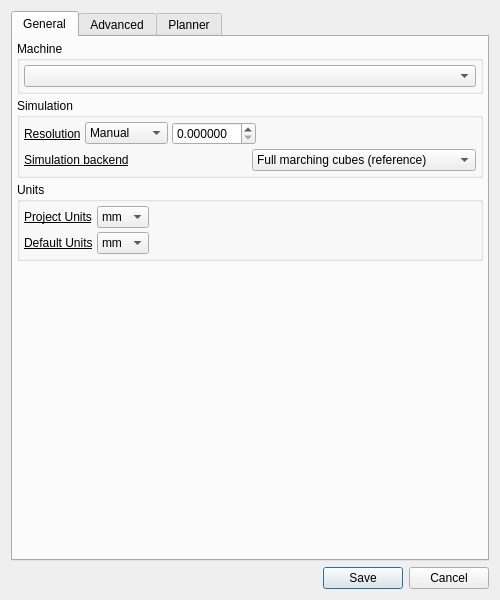
<?xml version="1.0" encoding="UTF-8"?>
<ui version="4.0">
 <class>SettingsDialog</class>
 <widget class="QDialog" name="SettingsDialog">
  <property name="geometry">
   <rect>
    <x>0</x>
    <y>0</y>
    <width>500</width>
    <height>600</height>
   </rect>
  </property>
  <property name="minimumSize">
   <size>
    <width>500</width>
    <height>600</height>
   </size>
  </property>
  <property name="maximumSize">
   <size>
    <width>500</width>
    <height>600</height>
   </size>
  </property>
  <property name="windowTitle">
   <string>Settings</string>
  </property>
  <layout class="QVBoxLayout" name="verticalLayout_3">
   <item>
    <widget class="QTabWidget" name="tabWidget">
     <property name="currentIndex">
      <number>0</number>
     </property>
     <widget class="QWidget" name="generalTab">
      <attribute name="title">
       <string>General</string>
      </attribute>
      <layout class="QVBoxLayout" name="verticalLayout_4">
       <property name="spacing">
        <number>4</number>
       </property>
       <property name="leftMargin">
        <number>4</number>
       </property>
       <property name="topMargin">
        <number>4</number>
       </property>
       <property name="rightMargin">
        <number>4</number>
       </property>
       <property name="bottomMargin">
        <number>4</number>
       </property>
       <item>
        <widget class="QGroupBox" name="groupBox_4">
         <property name="title">
          <string>Machine</string>
         </property>
         <layout class="QHBoxLayout" name="horizontalLayout_2">
          <property name="spacing">
           <number>4</number>
          </property>
          <property name="leftMargin">
           <number>4</number>
          </property>
          <property name="topMargin">
           <number>4</number>
          </property>
          <property name="rightMargin">
           <number>4</number>
          </property>
          <property name="bottomMargin">
           <number>4</number>
          </property>
          <item>
           <widget class="QComboBox" name="machineComboBox"/>
          </item>
         </layout>
        </widget>
       </item>
       <item>
        <widget class="QGroupBox" name="groupBox">
         <property name="font">
          <font>
           <weight>50</weight>
           <bold>false</bold>
          </font>
         </property>
         <property name="title">
          <string>Simulation</string>
         </property>
         <layout class="QVBoxLayout" name="verticalLayout_2">
          <property name="spacing">
           <number>4</number>
          </property>
          <property name="leftMargin">
           <number>4</number>
          </property>
          <property name="topMargin">
           <number>4</number>
          </property>
          <property name="rightMargin">
           <number>4</number>
          </property>
          <property name="bottomMargin">
           <number>4</number>
          </property>
          <item>
           <layout class="QGridLayout" name="gridLayout_2">
            <item row="0" column="3">
             <spacer name="horizontalSpacer">
              <property name="orientation">
               <enum>Qt::Horizontal</enum>
              </property>
              <property name="sizeHint" stdset="0">
               <size>
                <width>13</width>
                <height>17</height>
               </size>
              </property>
             </spacer>
            </item>
            <item row="0" column="2">
             <widget class="QDoubleSpinBox" name="resolutionDoubleSpinBox">
              <property name="sizePolicy">
               <sizepolicy hsizetype="Maximum" vsizetype="Fixed">
                <horstretch>0</horstretch>
                <verstretch>0</verstretch>
               </sizepolicy>
              </property>
              <property name="maximumSize">
               <size>
                <width>100</width>
                <height>16777215</height>
               </size>
              </property>
              <property name="toolTip">
               <string>Renderer resolution</string>
              </property>
              <property name="decimals">
               <number>6</number>
              </property>
             </widget>
            </item>
            <item row="0" column="1">
             <widget class="QComboBox" name="resolutionComboBox">
              <property name="sizePolicy">
               <sizepolicy hsizetype="Fixed" vsizetype="Fixed">
                <horstretch>0</horstretch>
                <verstretch>0</verstretch>
               </sizepolicy>
              </property>
              <property name="toolTip">
               <string>Renderer resolution presets</string>
              </property>
              <item>
               <property name="text">
                <string>Manual</string>
               </property>
              </item>
              <item>
               <property name="text">
                <string>Low</string>
               </property>
              </item>
              <item>
               <property name="text">
                <string>Medium</string>
               </property>
              </item>
              <item>
               <property name="text">
                <string>High</string>
               </property>
              </item>
              <item>
               <property name="text">
                <string>Very High</string>
               </property>
              </item>
             </widget>
            </item>
            <item row="0" column="0">
             <widget class="QLabel" name="label_25">
              <property name="font">
               <font>
                <weight>50</weight>
                <bold>false</bold>
                <underline>true</underline>
               </font>
              </property>
              <property name="text">
               <string>Resolution</string>
              </property>
             </widget>
            </item>
           </layout>
          </item>
          <item>
           <layout class="QHBoxLayout" name="simulationBackendLayout">
            <item>
             <widget class="QLabel" name="simulationBackendLabel">
              <property name="font">
               <font>
                <underline>true</underline>
               </font>
              </property>
              <property name="text">
               <string>Simulation backend</string>
              </property>
             </widget>
            </item>
            <item>
             <widget class="QComboBox" name="simulationBackendComboBox">
              <property name="toolTip">
               <string>Auto uses the fast dexel simulator when its strict safety checks pass, otherwise it uses full marching cubes.</string>
              </property>
              <item>
               <property name="text">
                <string>Full marching cubes (reference)</string>
               </property>
              </item>
              <item>
               <property name="text">
                <string>Auto (fast dexel when safe)</string>
               </property>
              </item>
             </widget>
            </item>
           </layout>
          </item>
         </layout>
        </widget>
       </item>
       <item>
        <widget class="QGroupBox" name="groupBox_2">
         <property name="font">
          <font>
           <weight>50</weight>
           <bold>false</bold>
          </font>
         </property>
         <property name="title">
          <string>Units</string>
         </property>
         <layout class="QVBoxLayout" name="verticalLayout">
          <property name="spacing">
           <number>4</number>
          </property>
          <property name="leftMargin">
           <number>4</number>
          </property>
          <property name="topMargin">
           <number>4</number>
          </property>
          <property name="rightMargin">
           <number>4</number>
          </property>
          <property name="bottomMargin">
           <number>4</number>
          </property>
          <item>
           <layout class="QGridLayout" name="gridLayout">
            <item row="0" column="0">
             <widget class="QLabel" name="label_26">
              <property name="font">
               <font>
                <weight>50</weight>
                <bold>false</bold>
                <underline>true</underline>
               </font>
              </property>
              <property name="text">
               <string>Project Units</string>
              </property>
             </widget>
            </item>
            <item row="0" column="1">
             <widget class="QComboBox" name="unitsComboBox">
              <item>
               <property name="text">
                <string>mm</string>
               </property>
              </item>
              <item>
               <property name="text">
                <string>inch</string>
               </property>
              </item>
             </widget>
            </item>
            <item row="1" column="0">
             <widget class="QLabel" name="label_27">
              <property name="font">
               <font>
                <weight>50</weight>
                <bold>false</bold>
                <underline>true</underline>
               </font>
              </property>
              <property name="text">
               <string>Default Units</string>
              </property>
             </widget>
            </item>
            <item row="1" column="1">
             <widget class="QComboBox" name="defaultUnitsComboBox">
              <item>
               <property name="text">
                <string>mm</string>
               </property>
              </item>
              <item>
               <property name="text">
                <string>inch</string>
               </property>
              </item>
             </widget>
            </item>
            <item row="0" column="2">
             <spacer name="horizontalSpacer_2">
              <property name="orientation">
               <enum>Qt::Horizontal</enum>
              </property>
              <property name="sizeHint" stdset="0">
               <size>
                <width>13</width>
                <height>17</height>
               </size>
              </property>
             </spacer>
            </item>
           </layout>
          </item>
         </layout>
        </widget>
       </item>
       <item>
        <spacer name="verticalSpacer">
         <property name="orientation">
          <enum>Qt::Vertical</enum>
         </property>
         <property name="sizeHint" stdset="0">
          <size>
           <width>20</width>
           <height>63</height>
          </size>
         </property>
        </spacer>
       </item>
      </layout>
     </widget>
     <widget class="QWidget" name="advancedTab">
      <attribute name="title">
       <string>Advanced</string>
      </attribute>
      <layout class="QVBoxLayout" name="verticalLayout_5">
       <property name="spacing">
        <number>4</number>
       </property>
       <property name="leftMargin">
        <number>4</number>
       </property>
       <property name="topMargin">
        <number>4</number>
       </property>
       <property name="rightMargin">
        <number>4</number>
       </property>
       <property name="bottomMargin">
        <number>4</number>
       </property>
       <item>
        <widget class="QGroupBox" name="simulationGroupBox">
         <property name="title">
          <string>Simulation</string>
         </property>
         <layout class="QVBoxLayout" name="verticalLayout_7">
          <item>
           <layout class="QHBoxLayout" name="horizontalLayout">
            <item>
             <widget class="QLabel" name="renderModeLabel">
              <property name="font">
               <font>
                <underline>true</underline>
               </font>
              </property>
              <property name="text">
               <string>Render mode</string>
              </property>
             </widget>
            </item>
            <item>
             <widget class="QComboBox" name="renderModeComboBox">
              <item>
               <property name="text">
                <string>Marching Cubes</string>
               </property>
              </item>
              <item>
               <property name="text">
                <string>Cubical Marching Squares</string>
               </property>
              </item>
             </widget>
            </item>
            <item>
             <spacer name="horizontalSpacer_3">
              <property name="orientation">
               <enum>Qt::Horizontal</enum>
              </property>
              <property name="sizeHint" stdset="0">
               <size>
                <width>40</width>
                <height>20</height>
               </size>
              </property>
             </spacer>
            </item>
           </layout>
          </item>
          <item>
           <widget class="QCheckBox" name="aabbCheckBox">
            <property name="text">
             <string>Show AABB (Axis Aligned Bounding Box)</string>
            </property>
           </widget>
          </item>
          <item>
           <widget class="QCheckBox" name="aabbLeavesCheckBox">
            <property name="text">
             <string>Show AABB leaves only</string>
            </property>
           </widget>
          </item>
         </layout>
        </widget>
       </item>
       <item>
        <spacer name="verticalSpacer_2">
         <property name="orientation">
          <enum>Qt::Vertical</enum>
         </property>
         <property name="sizeHint" stdset="0">
          <size>
           <width>20</width>
           <height>40</height>
          </size>
         </property>
        </spacer>
       </item>
      </layout>
     </widget>
     <widget class="QWidget" name="plannerTab">
      <attribute name="title">
       <string>Planner</string>
      </attribute>
      <layout class="QVBoxLayout" name="verticalLayout_8">
       <item>
        <widget class="QCheckBox" name="plannerEnableCheckBox">
         <property name="text">
          <string>Enable</string>
         </property>
        </widget>
       </item>
       <item>
        <widget class="QGroupBox" name="plannerGroupBox">
         <property name="title">
          <string/>
         </property>
         <property name="flat">
          <bool>true</bool>
         </property>
         <layout class="QVBoxLayout" name="verticalLayout_6">
          <property name="spacing">
           <number>4</number>
          </property>
          <property name="leftMargin">
           <number>4</number>
          </property>
          <property name="topMargin">
           <number>4</number>
          </property>
          <property name="rightMargin">
           <number>4</number>
          </property>
          <property name="bottomMargin">
           <number>4</number>
          </property>
          <item>
           <layout class="QHBoxLayout" name="horizontalLayout_3" stretch="0,0,0,0">
            <item>
             <widget class="QLabel" name="label_34">
              <property name="font">
               <font>
                <underline>true</underline>
               </font>
              </property>
              <property name="text">
               <string>Maximum Deviation</string>
              </property>
             </widget>
            </item>
            <item>
             <widget class="QDoubleSpinBox" name="maxDeviationDoubleSpinBox">
              <property name="decimals">
               <number>3</number>
              </property>
              <property name="minimum">
               <double>0.001000000000000</double>
              </property>
              <property name="maximum">
               <double>100.000000000000000</double>
              </property>
              <property name="singleStep">
               <double>0.001000000000000</double>
              </property>
             </widget>
            </item>
            <item>
             <widget class="QLabel" name="label_35">
              <property name="text">
               <string>mm</string>
              </property>
             </widget>
            </item>
            <item>
             <spacer name="horizontalSpacer_4">
              <property name="orientation">
               <enum>Qt::Horizontal</enum>
              </property>
              <property name="sizeHint" stdset="0">
               <size>
                <width>40</width>
                <height>20</height>
               </size>
              </property>
             </spacer>
            </item>
           </layout>
          </item>
          <item>
           <layout class="QGridLayout" name="gridLayout_8">
            <item row="0" column="0">
             <widget class="QGroupBox" name="groupBox_5">
              <property name="title">
               <string>Max Velocity</string>
              </property>
              <layout class="QGridLayout" name="gridLayout_3" columnstretch="0,0,1">
               <property name="leftMargin">
                <number>4</number>
               </property>
               <property name="topMargin">
                <number>4</number>
               </property>
               <property name="rightMargin">
                <number>4</number>
               </property>
               <property name="bottomMargin">
                <number>4</number>
               </property>
               <property name="spacing">
                <number>4</number>
               </property>
               <item row="1" column="2">
                <widget class="QLabel" name="label_5">
                 <property name="text">
                  <string>m/min</string>
                 </property>
                </widget>
               </item>
               <item row="1" column="0">
                <widget class="QLabel" name="label_3">
                 <property name="font">
                  <font>
                   <underline>true</underline>
                  </font>
                 </property>
                 <property name="text">
                  <string>Y</string>
                 </property>
                </widget>
               </item>
               <item row="0" column="2">
                <widget class="QLabel" name="label_2">
                 <property name="text">
                  <string>m/min</string>
                 </property>
                </widget>
               </item>
               <item row="0" column="1">
                <widget class="QDoubleSpinBox" name="maxVelXDoubleSpinBox">
                 <property name="sizePolicy">
                  <sizepolicy hsizetype="Maximum" vsizetype="Fixed">
                   <horstretch>0</horstretch>
                   <verstretch>0</verstretch>
                  </sizepolicy>
                 </property>
                 <property name="maximumSize">
                  <size>
                   <width>100</width>
                   <height>16777215</height>
                  </size>
                 </property>
                 <property name="maximum">
                  <double>1000000000.000000000000000</double>
                 </property>
                </widget>
               </item>
               <item row="1" column="1">
                <widget class="QDoubleSpinBox" name="maxVelYDoubleSpinBox">
                 <property name="sizePolicy">
                  <sizepolicy hsizetype="Maximum" vsizetype="Fixed">
                   <horstretch>0</horstretch>
                   <verstretch>0</verstretch>
                  </sizepolicy>
                 </property>
                 <property name="maximumSize">
                  <size>
                   <width>100</width>
                   <height>16777215</height>
                  </size>
                 </property>
                 <property name="maximum">
                  <double>1000000000.000000000000000</double>
                 </property>
                </widget>
               </item>
               <item row="3" column="0">
                <widget class="QLabel" name="label_4">
                 <property name="font">
                  <font>
                   <underline>true</underline>
                  </font>
                 </property>
                 <property name="text">
                  <string>Z</string>
                 </property>
                </widget>
               </item>
               <item row="3" column="2">
                <widget class="QLabel" name="label_6">
                 <property name="text">
                  <string>m/min</string>
                 </property>
                </widget>
               </item>
               <item row="0" column="0">
                <widget class="QLabel" name="label">
                 <property name="font">
                  <font>
                   <underline>true</underline>
                  </font>
                 </property>
                 <property name="text">
                  <string>X</string>
                 </property>
                </widget>
               </item>
               <item row="3" column="1">
                <widget class="QDoubleSpinBox" name="maxVelZDoubleSpinBox">
                 <property name="sizePolicy">
                  <sizepolicy hsizetype="Maximum" vsizetype="Fixed">
                   <horstretch>0</horstretch>
                   <verstretch>0</verstretch>
                  </sizepolicy>
                 </property>
                 <property name="maximumSize">
                  <size>
                   <width>100</width>
                   <height>16777215</height>
                  </size>
                 </property>
                 <property name="maximum">
                  <double>1000000000.000000000000000</double>
                 </property>
                </widget>
               </item>
              </layout>
             </widget>
            </item>
            <item row="1" column="0">
             <widget class="QGroupBox" name="groupBox_7">
              <property name="title">
               <string>Max Jerk</string>
              </property>
              <layout class="QGridLayout" name="gridLayout_5" columnstretch="0,0,1" columnminimumwidth="0,0,0">
               <property name="leftMargin">
                <number>4</number>
               </property>
               <property name="topMargin">
                <number>4</number>
               </property>
               <property name="rightMargin">
                <number>4</number>
               </property>
               <property name="bottomMargin">
                <number>4</number>
               </property>
               <property name="spacing">
                <number>4</number>
               </property>
               <item row="1" column="0">
                <widget class="QLabel" name="label_13">
                 <property name="font">
                  <font>
                   <underline>true</underline>
                  </font>
                 </property>
                 <property name="text">
                  <string>Y</string>
                 </property>
                </widget>
               </item>
               <item row="3" column="0">
                <widget class="QLabel" name="label_14">
                 <property name="font">
                  <font>
                   <underline>true</underline>
                  </font>
                 </property>
                 <property name="text">
                  <string>Z</string>
                 </property>
                </widget>
               </item>
               <item row="0" column="0">
                <widget class="QLabel" name="label_15">
                 <property name="font">
                  <font>
                   <underline>true</underline>
                  </font>
                 </property>
                 <property name="text">
                  <string>X</string>
                 </property>
                </widget>
               </item>
               <item row="0" column="1">
                <widget class="QDoubleSpinBox" name="maxJerkXDoubleSpinBox">
                 <property name="sizePolicy">
                  <sizepolicy hsizetype="Maximum" vsizetype="Fixed">
                   <horstretch>0</horstretch>
                   <verstretch>0</verstretch>
                  </sizepolicy>
                 </property>
                 <property name="maximumSize">
                  <size>
                   <width>100</width>
                   <height>16777215</height>
                  </size>
                 </property>
                 <property name="maximum">
                  <double>1000000000.000000000000000</double>
                 </property>
                </widget>
               </item>
               <item row="0" column="2">
                <widget class="QLabel" name="label_16">
                 <property name="text">
                  <string>km/min³</string>
                 </property>
                </widget>
               </item>
               <item row="1" column="1">
                <widget class="QDoubleSpinBox" name="maxJerkYDoubleSpinBox">
                 <property name="sizePolicy">
                  <sizepolicy hsizetype="Maximum" vsizetype="Fixed">
                   <horstretch>0</horstretch>
                   <verstretch>0</verstretch>
                  </sizepolicy>
                 </property>
                 <property name="maximumSize">
                  <size>
                   <width>100</width>
                   <height>16777215</height>
                  </size>
                 </property>
                 <property name="maximum">
                  <double>1000000000.000000000000000</double>
                 </property>
                </widget>
               </item>
               <item row="3" column="1">
                <widget class="QDoubleSpinBox" name="maxJerkZDoubleSpinBox">
                 <property name="sizePolicy">
                  <sizepolicy hsizetype="Maximum" vsizetype="Fixed">
                   <horstretch>0</horstretch>
                   <verstretch>0</verstretch>
                  </sizepolicy>
                 </property>
                 <property name="maximumSize">
                  <size>
                   <width>100</width>
                   <height>16777215</height>
                  </size>
                 </property>
                 <property name="maximum">
                  <double>1000000000.000000000000000</double>
                 </property>
                </widget>
               </item>
               <item row="1" column="2">
                <widget class="QLabel" name="label_17">
                 <property name="text">
                  <string>km/min³</string>
                 </property>
                </widget>
               </item>
               <item row="3" column="2">
                <widget class="QLabel" name="label_18">
                 <property name="text">
                  <string>km/min³</string>
                 </property>
                </widget>
               </item>
              </layout>
             </widget>
            </item>
            <item row="2" column="0">
             <widget class="QGroupBox" name="groupBox_8">
              <property name="title">
               <string>Min Coordinate</string>
              </property>
              <layout class="QGridLayout" name="gridLayout_6" columnstretch="0,0,1" columnminimumwidth="0,0,0">
               <property name="leftMargin">
                <number>4</number>
               </property>
               <property name="topMargin">
                <number>4</number>
               </property>
               <property name="rightMargin">
                <number>4</number>
               </property>
               <property name="bottomMargin">
                <number>4</number>
               </property>
               <property name="spacing">
                <number>4</number>
               </property>
               <item row="1" column="0">
                <widget class="QLabel" name="label_19">
                 <property name="font">
                  <font>
                   <underline>true</underline>
                  </font>
                 </property>
                 <property name="text">
                  <string>Y</string>
                 </property>
                </widget>
               </item>
               <item row="3" column="0">
                <widget class="QLabel" name="label_20">
                 <property name="font">
                  <font>
                   <underline>true</underline>
                  </font>
                 </property>
                 <property name="text">
                  <string>Z</string>
                 </property>
                </widget>
               </item>
               <item row="0" column="0">
                <widget class="QLabel" name="label_21">
                 <property name="font">
                  <font>
                   <underline>true</underline>
                  </font>
                 </property>
                 <property name="text">
                  <string>X</string>
                 </property>
                </widget>
               </item>
               <item row="0" column="1">
                <widget class="QDoubleSpinBox" name="minXDoubleSpinBox">
                 <property name="sizePolicy">
                  <sizepolicy hsizetype="Maximum" vsizetype="Fixed">
                   <horstretch>0</horstretch>
                   <verstretch>0</verstretch>
                  </sizepolicy>
                 </property>
                 <property name="maximumSize">
                  <size>
                   <width>100</width>
                   <height>16777215</height>
                  </size>
                 </property>
                 <property name="minimum">
                  <double>-1000000000.000000000000000</double>
                 </property>
                 <property name="maximum">
                  <double>1000000000.000000000000000</double>
                 </property>
                 <property name="value">
                  <double>0.000000000000000</double>
                 </property>
                </widget>
               </item>
               <item row="0" column="2">
                <widget class="QLabel" name="label_22">
                 <property name="text">
                  <string>mm</string>
                 </property>
                </widget>
               </item>
               <item row="1" column="1">
                <widget class="QDoubleSpinBox" name="minYDoubleSpinBox">
                 <property name="sizePolicy">
                  <sizepolicy hsizetype="Maximum" vsizetype="Fixed">
                   <horstretch>0</horstretch>
                   <verstretch>0</verstretch>
                  </sizepolicy>
                 </property>
                 <property name="maximumSize">
                  <size>
                   <width>100</width>
                   <height>16777215</height>
                  </size>
                 </property>
                 <property name="minimum">
                  <double>-1000000000.000000000000000</double>
                 </property>
                 <property name="maximum">
                  <double>1000000000.000000000000000</double>
                 </property>
                </widget>
               </item>
               <item row="3" column="1">
                <widget class="QDoubleSpinBox" name="minZDoubleSpinBox">
                 <property name="sizePolicy">
                  <sizepolicy hsizetype="Maximum" vsizetype="Fixed">
                   <horstretch>0</horstretch>
                   <verstretch>0</verstretch>
                  </sizepolicy>
                 </property>
                 <property name="maximumSize">
                  <size>
                   <width>100</width>
                   <height>16777215</height>
                  </size>
                 </property>
                 <property name="minimum">
                  <double>-1000000000.000000000000000</double>
                 </property>
                 <property name="maximum">
                  <double>1000000000.000000000000000</double>
                 </property>
                </widget>
               </item>
               <item row="1" column="2">
                <widget class="QLabel" name="label_23">
                 <property name="text">
                  <string>mm</string>
                 </property>
                </widget>
               </item>
               <item row="3" column="2">
                <widget class="QLabel" name="label_24">
                 <property name="text">
                  <string>mm</string>
                 </property>
                </widget>
               </item>
              </layout>
             </widget>
            </item>
            <item row="2" column="1">
             <widget class="QGroupBox" name="groupBox_9">
              <property name="title">
               <string>Max Coordinate</string>
              </property>
              <layout class="QGridLayout" name="gridLayout_7" columnstretch="0,0,1" columnminimumwidth="0,0,0">
               <property name="leftMargin">
                <number>4</number>
               </property>
               <property name="topMargin">
                <number>4</number>
               </property>
               <property name="rightMargin">
                <number>4</number>
               </property>
               <property name="bottomMargin">
                <number>4</number>
               </property>
               <property name="spacing">
                <number>4</number>
               </property>
               <item row="1" column="0">
                <widget class="QLabel" name="label_28">
                 <property name="font">
                  <font>
                   <underline>true</underline>
                  </font>
                 </property>
                 <property name="text">
                  <string>Y</string>
                 </property>
                </widget>
               </item>
               <item row="3" column="0">
                <widget class="QLabel" name="label_29">
                 <property name="font">
                  <font>
                   <underline>true</underline>
                  </font>
                 </property>
                 <property name="text">
                  <string>Z</string>
                 </property>
                </widget>
               </item>
               <item row="0" column="0">
                <widget class="QLabel" name="label_30">
                 <property name="font">
                  <font>
                   <underline>true</underline>
                  </font>
                 </property>
                 <property name="text">
                  <string>X</string>
                 </property>
                </widget>
               </item>
               <item row="0" column="1">
                <widget class="QDoubleSpinBox" name="maxXDoubleSpinBox">
                 <property name="sizePolicy">
                  <sizepolicy hsizetype="Maximum" vsizetype="Fixed">
                   <horstretch>0</horstretch>
                   <verstretch>0</verstretch>
                  </sizepolicy>
                 </property>
                 <property name="maximumSize">
                  <size>
                   <width>100</width>
                   <height>16777215</height>
                  </size>
                 </property>
                 <property name="minimum">
                  <double>-1000000000.000000000000000</double>
                 </property>
                 <property name="maximum">
                  <double>1000000000.000000000000000</double>
                 </property>
                </widget>
               </item>
               <item row="0" column="2">
                <widget class="QLabel" name="label_31">
                 <property name="text">
                  <string>mm</string>
                 </property>
                </widget>
               </item>
               <item row="1" column="1">
                <widget class="QDoubleSpinBox" name="maxYDoubleSpinBox">
                 <property name="sizePolicy">
                  <sizepolicy hsizetype="Maximum" vsizetype="Fixed">
                   <horstretch>0</horstretch>
                   <verstretch>0</verstretch>
                  </sizepolicy>
                 </property>
                 <property name="maximumSize">
                  <size>
                   <width>100</width>
                   <height>16777215</height>
                  </size>
                 </property>
                 <property name="minimum">
                  <double>-1000000000.000000000000000</double>
                 </property>
                 <property name="maximum">
                  <double>1000000000.000000000000000</double>
                 </property>
                </widget>
               </item>
               <item row="3" column="1">
                <widget class="QDoubleSpinBox" name="maxZDoubleSpinBox">
                 <property name="sizePolicy">
                  <sizepolicy hsizetype="Maximum" vsizetype="Fixed">
                   <horstretch>0</horstretch>
                   <verstretch>0</verstretch>
                  </sizepolicy>
                 </property>
                 <property name="maximumSize">
                  <size>
                   <width>100</width>
                   <height>16777215</height>
                  </size>
                 </property>
                 <property name="minimum">
                  <double>-1000000000.000000000000000</double>
                 </property>
                 <property name="maximum">
                  <double>1000000000.000000000000000</double>
                 </property>
                </widget>
               </item>
               <item row="1" column="2">
                <widget class="QLabel" name="label_32">
                 <property name="text">
                  <string>mm</string>
                 </property>
                </widget>
               </item>
               <item row="3" column="2">
                <widget class="QLabel" name="label_33">
                 <property name="text">
                  <string>mm</string>
                 </property>
                </widget>
               </item>
              </layout>
             </widget>
            </item>
            <item row="0" column="1">
             <widget class="QGroupBox" name="groupBox_6">
              <property name="title">
               <string>Max Acceleration</string>
              </property>
              <layout class="QGridLayout" name="gridLayout_4" columnstretch="0,0,1" columnminimumwidth="0,0,0">
               <property name="leftMargin">
                <number>4</number>
               </property>
               <property name="topMargin">
                <number>4</number>
               </property>
               <property name="rightMargin">
                <number>4</number>
               </property>
               <property name="bottomMargin">
                <number>4</number>
               </property>
               <property name="spacing">
                <number>4</number>
               </property>
               <item row="1" column="0">
                <widget class="QLabel" name="label_7">
                 <property name="font">
                  <font>
                   <underline>true</underline>
                  </font>
                 </property>
                 <property name="text">
                  <string>Y</string>
                 </property>
                </widget>
               </item>
               <item row="0" column="2">
                <widget class="QLabel" name="label_10">
                 <property name="text">
                  <string>km/min²</string>
                 </property>
                </widget>
               </item>
               <item row="0" column="0">
                <widget class="QLabel" name="label_9">
                 <property name="font">
                  <font>
                   <underline>true</underline>
                  </font>
                 </property>
                 <property name="text">
                  <string>X</string>
                 </property>
                </widget>
               </item>
               <item row="1" column="1">
                <widget class="QDoubleSpinBox" name="maxAccelYDoubleSpinBox">
                 <property name="sizePolicy">
                  <sizepolicy hsizetype="Maximum" vsizetype="Fixed">
                   <horstretch>0</horstretch>
                   <verstretch>0</verstretch>
                  </sizepolicy>
                 </property>
                 <property name="maximumSize">
                  <size>
                   <width>100</width>
                   <height>16777215</height>
                  </size>
                 </property>
                 <property name="maximum">
                  <double>1000000000.000000000000000</double>
                 </property>
                </widget>
               </item>
               <item row="3" column="1">
                <widget class="QDoubleSpinBox" name="maxAccelZDoubleSpinBox">
                 <property name="sizePolicy">
                  <sizepolicy hsizetype="Maximum" vsizetype="Fixed">
                   <horstretch>0</horstretch>
                   <verstretch>0</verstretch>
                  </sizepolicy>
                 </property>
                 <property name="maximumSize">
                  <size>
                   <width>100</width>
                   <height>16777215</height>
                  </size>
                 </property>
                 <property name="maximum">
                  <double>1000000000.000000000000000</double>
                 </property>
                </widget>
               </item>
               <item row="1" column="2">
                <widget class="QLabel" name="label_11">
                 <property name="text">
                  <string>km/min²</string>
                 </property>
                </widget>
               </item>
               <item row="0" column="1">
                <widget class="QDoubleSpinBox" name="maxAccelXDoubleSpinBox">
                 <property name="sizePolicy">
                  <sizepolicy hsizetype="Maximum" vsizetype="Fixed">
                   <horstretch>0</horstretch>
                   <verstretch>0</verstretch>
                  </sizepolicy>
                 </property>
                 <property name="maximumSize">
                  <size>
                   <width>100</width>
                   <height>16777215</height>
                  </size>
                 </property>
                 <property name="maximum">
                  <double>1000000000.000000000000000</double>
                 </property>
                </widget>
               </item>
               <item row="3" column="0">
                <widget class="QLabel" name="label_8">
                 <property name="font">
                  <font>
                   <underline>true</underline>
                  </font>
                 </property>
                 <property name="text">
                  <string>Z</string>
                 </property>
                </widget>
               </item>
               <item row="3" column="2">
                <widget class="QLabel" name="label_12">
                 <property name="text">
                  <string>km/min²</string>
                 </property>
                </widget>
               </item>
              </layout>
             </widget>
            </item>
           </layout>
          </item>
          <item>
           <spacer name="verticalSpacer_3">
            <property name="orientation">
             <enum>Qt::Vertical</enum>
            </property>
            <property name="sizeHint" stdset="0">
             <size>
              <width>20</width>
              <height>40</height>
             </size>
            </property>
           </spacer>
          </item>
         </layout>
        </widget>
       </item>
      </layout>
     </widget>
    </widget>
   </item>
   <item>
    <widget class="QDialogButtonBox" name="buttonBox">
     <property name="orientation">
      <enum>Qt::Horizontal</enum>
     </property>
     <property name="standardButtons">
      <set>QDialogButtonBox::Cancel|QDialogButtonBox::Save</set>
     </property>
    </widget>
   </item>
  </layout>
 </widget>
 <resources/>
 <connections>
  <connection>
   <sender>buttonBox</sender>
   <signal>accepted()</signal>
   <receiver>SettingsDialog</receiver>
   <slot>accept()</slot>
   <hints>
    <hint type="sourcelabel">
     <x>222</x>
     <y>573</y>
    </hint>
    <hint type="destinationlabel">
     <x>157</x>
     <y>274</y>
    </hint>
   </hints>
  </connection>
  <connection>
   <sender>buttonBox</sender>
   <signal>rejected()</signal>
   <receiver>SettingsDialog</receiver>
   <slot>reject()</slot>
   <hints>
    <hint type="sourcelabel">
     <x>290</x>
     <y>579</y>
    </hint>
    <hint type="destinationlabel">
     <x>286</x>
     <y>274</y>
    </hint>
   </hints>
  </connection>
 </connections>
</ui>
